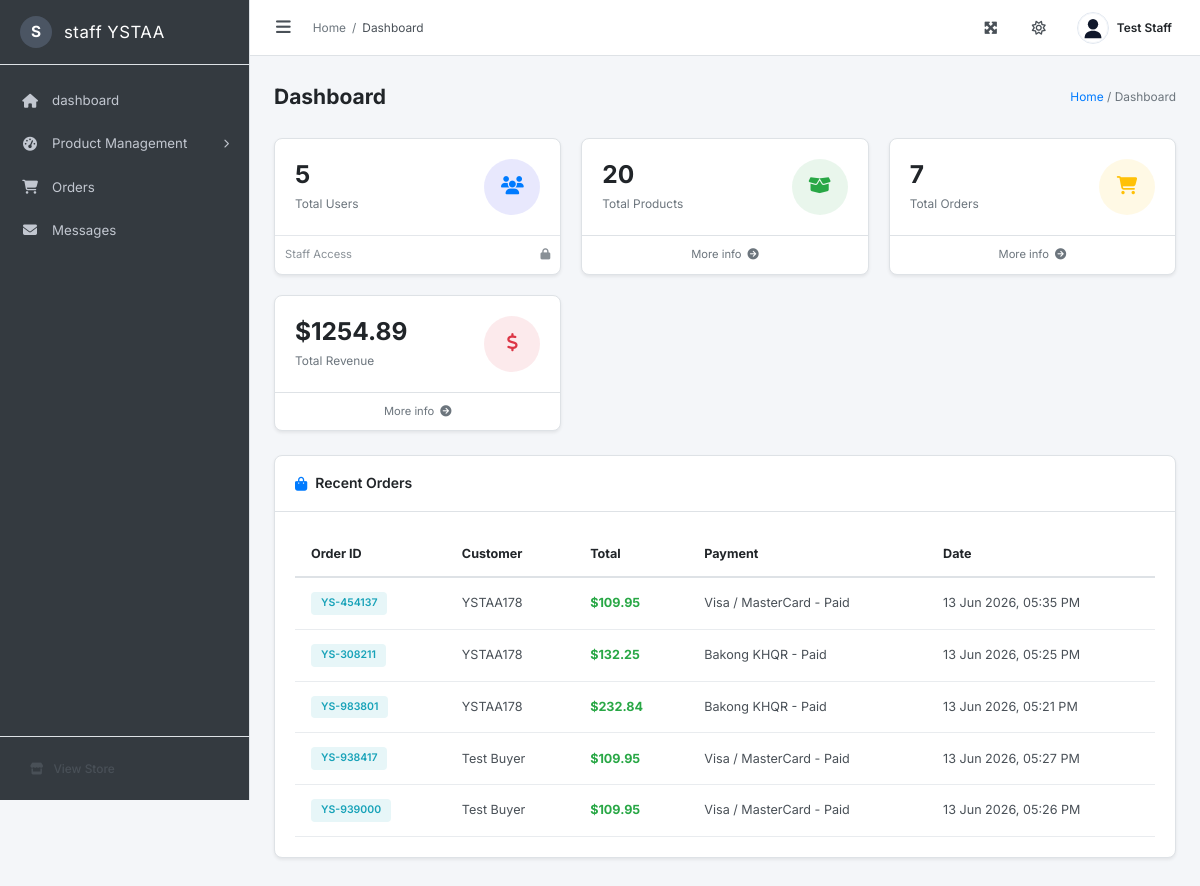
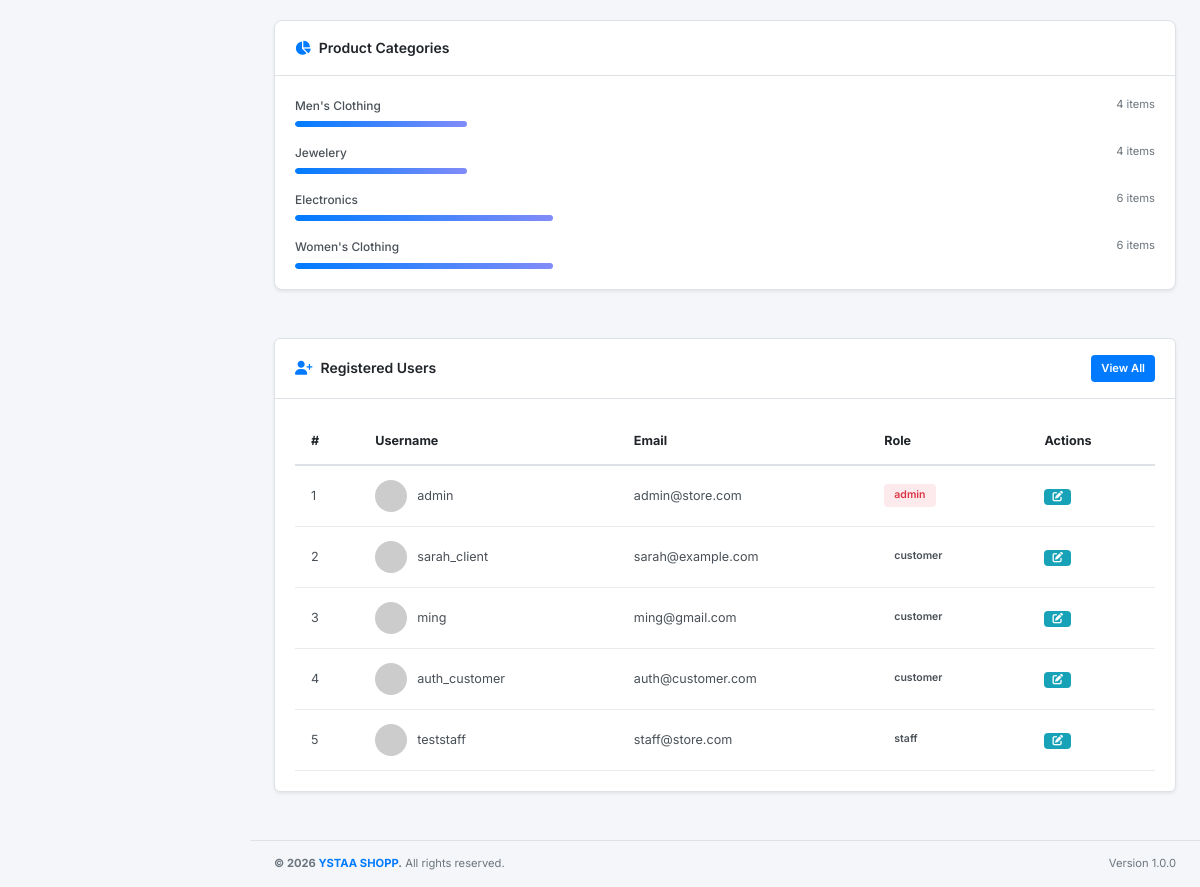
The app's page /admin/dashboard (signed in), older data (2 pictures, top to bottom).
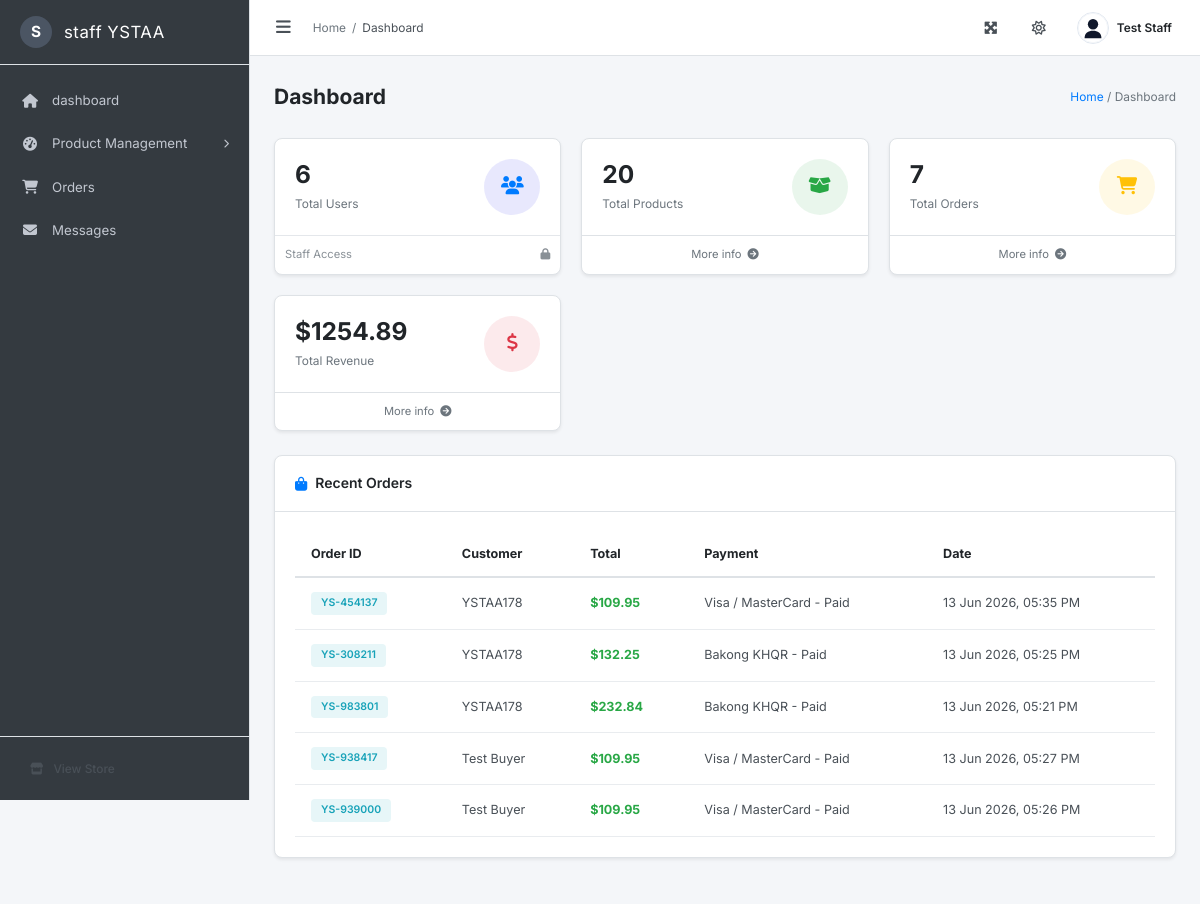
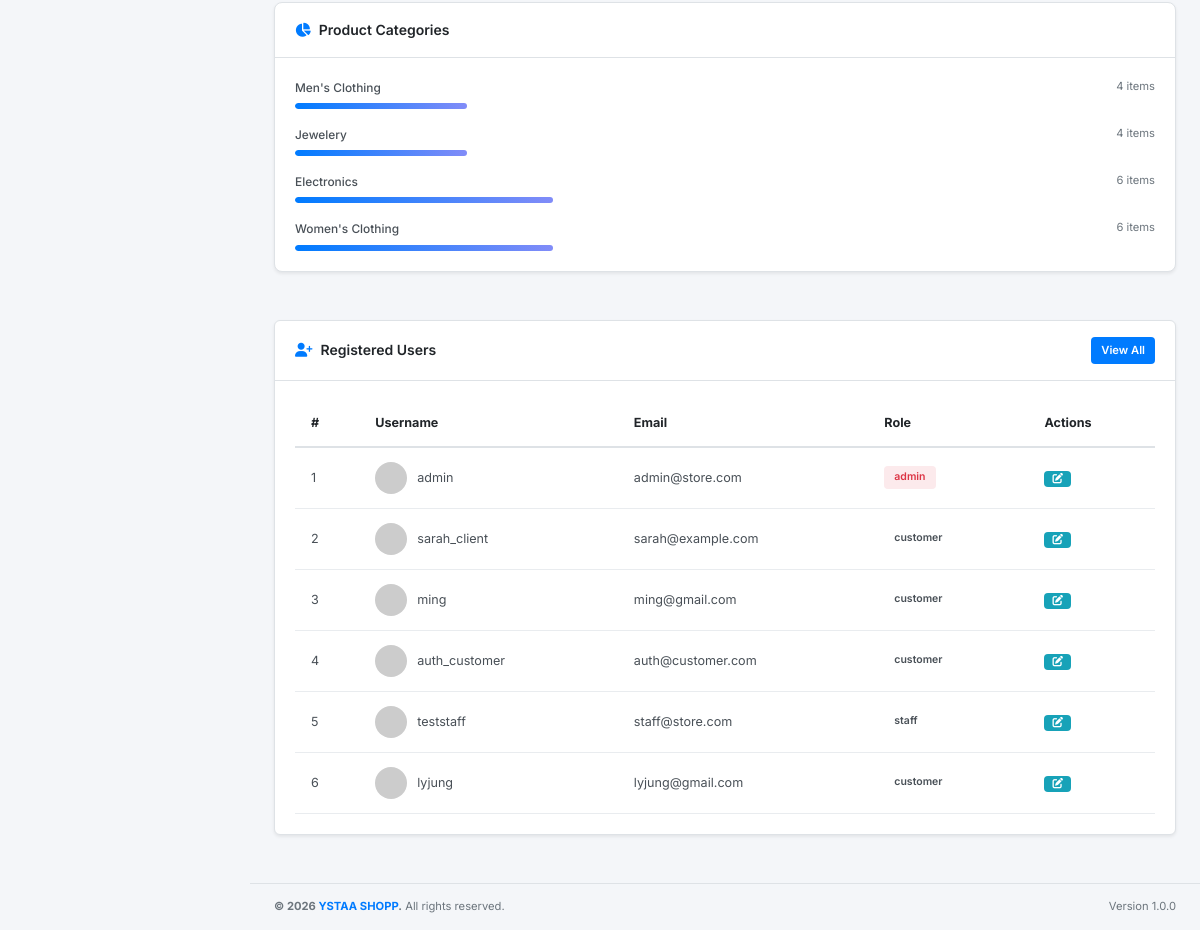
The same page, newer data (2 pictures, top to bottom).
### models/user.py (models this page shows, shortened)
class User(db.Model):
    __tablename__ = 'users'
    id = db.Column(db.Integer, primary_key=True)
    username = db.Column(db.String(80), unique=True, nullable=False)
    email = db.Column(db.String(120), unique=True, nullable=False)
    password = db.Column(db.String(255), nullable=False)
    phone_number = db.Column(db.String(20), nullable=True)
    role = db.Column(db.String(20), default='customer')
    name = db.Column(db.String(80), nullable=True)
    profile_image = db.Column(db.String(255), default='no-profile.png')
    create_at = db.Column(db.DateTime, default=datetime.utcnow)
    @property
    def image(self):
        return self.profile_image
    def to_dict(self):
        return {
            'id': self.id,
            'username': self.username,
            'email': self.email,
            'phone_number': self.phone_number,
            'role': self.role,
            'name': self.name,
            'image': self.profile_image or 'no-profile.png',
            'profile_image': self.profile_image or 'no-profile.png',
            'create_at': self.create_at.strftime("%d %b %Y, %I:%M %p") if self.create_at else ''
        }

### models/order.py (models this page shows)
class Order(db.Model):
    __tablename__ = 'orders'
    id = db.Column(db.Integer, primary_key=True)
    order_id = db.Column(db.String(50), unique=True, nullable=False)
    username = db.Column(db.String(80), nullable=True)
    buyer_name = db.Column(db.String(100), nullable=True)
    buyer_phone = db.Column(db.String(50), nullable=True)
    buyer_email = db.Column(db.String(120), nullable=True)
    buyer_address = db.Column(db.Text, nullable=True)
    order_notes = db.Column(db.Text, nullable=True)
    payment_method = db.Column(db.String(100), nullable=True)
    total_price = db.Column(db.Float, nullable=False, default=0.0)
    items_json = db.Column(db.Text, nullable=True)
    timestamp = db.Column(db.String(50), nullable=True)
    def to_dict(self):
        items = []
        if self.items_json:
            try:
                items = json.loads(self.items_json)
            except Exception:
                items = []
        return {
            "order_id": self.order_id,
            "timestamp": self.timestamp or '',
            "payment_method": self.payment_method or 'Bakong KHQR - Paid',
            "total_price": self.total_price,
            "buyer_name": self.buyer_name or '',
            "buyer_phone": self.buyer_phone or '',
            "buyer_email": self.buyer_email or '',
            "buyer_address": self.buyer_address or '',
            "order_notes": self.order_notes or '',
            "items": items
        }

### models/product.py (models this page shows, shortened)
class Product(db.Model):
    __tablename__ = 'products'
    id = db.Column(db.Integer, primary_key=True, autoincrement=True)
    title = db.Column(db.String(255), nullable=False)
    price = db.Column(db.Float, nullable=False)
    description = db.Column(db.Text, nullable=True)
    category = db.Column(db.String(100), nullable=False)
    image = db.Column(db.String(500), nullable=True)
    rating_rate = db.Column(db.Float, default=4.0)
    rating_count = db.Column(db.Integer, default=0)

### admin/dashboard.py (the view)
@dashboard_bp.route('/')
@dashboard_bp.route('/dashboard')
@admin_required
def admin_dashboard():
    users = User.query.all()
    products = Product.query.all()
    orders = Order.query.all()
    total_revenue = sum((o.total_price or 0) for o in orders)
    categories = {}
    for p in products:
        cat = p.category or 'uncategorized'
        categories[cat] = categories.get(cat, 0) + 1
    recent_orders = [o.to_dict() for o in Order.query.order_by(Order.id.desc()).limit(5).all()]
    return render_template('admin/dashboard.html',
        total_users=len(users),
        total_products=len(products),
        total_orders=len(orders),
        total_revenue=round(total_revenue, 2),
        categories=categories,
        recent_orders=recent_orders,
        users={u.username: u.to_dict() for u in users}
    )

### templates/admin/dashboard.html (shortened to what this page needs)
{% extends "admin/layout.html" %}
{% block breadcrumb %}Dashboard{% endblock %}
{% block page_title %}Dashboard{% endblock %}
{% block page_breadcrumb %}Dashboard{% endblock %}
{% block content %}
<div class="stats-row">
    <div class="stat-card stat-card-primary">
        <div class="stat-card-body">
            <div class="stat-card-info">
                <span class="stat-card-value">{{ total_users }}</span>
                <span class="stat-card-label">Total Users</span>
            </div>
            <div class="stat-card-icon">
                <i class="fas fa-users"></i>
            </div>
        </div>
        {% if logged_in_user_role == 'staff' or session.get('user_role') == 'staff' %}
        <span class="stat-card-footer" style="cursor: default; opacity: 0.8; display: flex; align-items: center; justify-content: space-between;">
            Staff Access <i class="fas fa-lock"></i>
        </span>
        {% else %}
        <a href="{{ url_for('admin_users') }}" class="stat-card-footer">
            More info <i class="fas fa-arrow-circle-right"></i>
        </a>
        {% endif %}
    </div>
    <div class="stat-card stat-card-success">
        <div class="stat-card-body">
            <div class="stat-card-info">
                <span class="stat-card-value">{{ total_products }}</span>
                <span class="stat-card-label">Total Products</span>
            </div>
            <div class="stat-card-icon">
                <i class="fas fa-box-open"></i>
            </div>
        </div>
        <a href="{{ url_for('admin_products') }}" class="stat-card-footer">
            More info <i class="fas fa-arrow-circle-right"></i>
        </a>
    </div>
    <div class="stat-card stat-card-warning">
        <div class="stat-card-body">
            <div class="stat-card-info">
                <span class="stat-card-value">{{ total_orders }}</span>
                <span class="stat-card-label">Total Orders</span>
            </div>
            <div class="stat-card-icon">
                <i class="fas fa-shopping-cart"></i>
            </div>
        </div>
        <a href="{{ url_for('admin_orders') }}" class="stat-card-footer">
            More info <i class="fas fa-arrow-circle-right"></i>
        </a>
    </div>
    <div class="stat-card stat-card-danger">
        <div class="stat-card-body">
            <div class="stat-card-info">
                <span class="stat-card-value">${{ "%.2f"|format(total_revenue) }}</span>
                <span class="stat-card-label">Total Revenue</span>
            </div>
            <div class="stat-card-icon">
                <i class="fas fa-dollar-sign"></i>
            </div>
        </div>
        <a href="{{ url_for('admin_orders') }}" class="stat-card-footer">
            More info <i class="fas fa-arrow-circle-right"></i>
        </a>
    </div>
</div>
<div class="content-row">
    <div class="card card-lg">
        <div class="card-header">
            <h3 class="card-title"><i class="fas fa-shopping-bag"></i> Recent Orders</h3>
        </div>
        <div class="card-body">
            <div class="table-responsive">
                <table class="admin-table">
                    <thead>
                        <tr>
                            <th>Order ID</th>
                            <th>Customer</th>
                            <th>Total</th>
                            <th>Payment</th>
                            <th>Date</th>
                        </tr>
                    </thead>
                    <tbody>
                        {% for order in recent_orders %}
                        <tr>
                            <td><span class="badge badge-info">{{ order.order_id }}</span></td>
                            <td>{{ order.buyer_name }}</td>
                            <td class="text-success fw-bold">${{ "%.2f"|format(order.total_price) }}</td>
                            <td>{{ order.payment_method | default('N/A') }}</td>
                            <td>{{ order.timestamp }}</td>
                        </tr>
                        {% else %}
                        <tr>
                            <td colspan="5" class="text-center text-muted">No orders yet</td>
                        </tr>
                        {% endfor %}
                    </tbody>
                </table>
            </div>
        </div>
    </div>
    <div class="card card-sm">
        <div class="card-header">
            <h3 class="card-title"><i class="fas fa-chart-pie"></i> Product Categories</h3>
        </div>
        <div class="card-body">
            {% for category, count in categories.items() %}
            <div class="category-item">
                <div class="category-info">
                    <span class="category-name">{{ category | title }}</span>
                    <span class="category-count">{{ count }} items</span>
                </div>
                <div class="category-bar">
                    <div class="category-bar-fill" style="width: {{ (count / total_products * 100) if total_products > 0 else 0 }}%"></div>
                </div>
            </div>
            {% endfor %}
        </div>
    </div>
</div>
<div class="card">
    <div class="card-header">
        <h3 class="card-title"><i class="fas fa-user-plus"></i> Registered Users</h3>
        <a href="{{ url_for('admin_users') }}" class="btn btn-sm btn-primary">View All</a>
    </div>
    <div class="card-body">
        <div class="table-responsive">
            <table class="admin-table">
                <thead>
                    <tr>
                        <th>#</th>
                        <th>Username</th>
                        <th>Email</th>
                        <th>Role</th>
                        <th>Actions</th>
                    </tr>
                </thead>
                <tbody>
                    {% for username, info in users.items() %}
                    <tr>
                        <td>{{ loop.index }}</td>
                        <td>
                            <div class="user-cell">
                                <img src="https://ui-avatars.com/api/?name={{ username }}&background=6366f1&color=fff&size=32&font-size=0.5&bold=true" alt="" class="user-avatar-sm">
                                <span>{{ username }}</span>
                            </div>
                        </td>
                        <td>{{ info.email }}</td>
                        <td><span class="badge badge-{{ 'danger' if info.get('role') == 'admin' else 'secondary' }}">{{ info.get('role', 'customer') }}</span></td>
                        <td>
                            <a href="{{ url_for('admin_user.edit_user', user_id=info.id) }}" class="btn btn-xs btn-info"><i class="fas fa-edit"></i></a>
                        </td>
                    </tr>
                    {% endfor %}
                </tbody>
            </table>
        </div>
    </div>
</div>
{% endblock %}

### templates/admin/layout.html (shortened to what this page needs)
<!DOCTYPE html>
<html lang="en">
<head>
    <link rel="stylesheet" href="https://cdnjs.cloudflare.com/ajax/libs/font-awesome/6.5.0/css/all.min.css">
    <link rel="stylesheet" href="{{ url_for('static', filename='css/admin.css') }}">
</head>
<body>
    <aside class="sidebar" id="sidebar">
        <div class="sidebar-brand">
            <div class="sidebar-logo-circle">
                <span>{{ 'S' if (logged_in_user_role == 'staff' or session.get('user_role') == 'staff') else 'A' }}</span>
            </div>
            <span class="sidebar-brand-text">{{ 'staff YSTAA' if (logged_in_user_role == 'staff' or session.get('user_role') == 'staff') else 'admin YSTAA' }}</span>
        </div>
        <nav class="sidebar-nav">
            <ul class="sidebar-menu">
                <li class="sidebar-menu-item {% if request.endpoint == 'admin_dashboard' %}active{% endif %}">
                    <a href="{{ url_for('admin_dashboard') }}" class="sidebar-menu-link">
                        <i class="fas fa-home"></i>
                        <span>dashboard</span>
                    </a>
                </li>
                <li class="sidebar-menu-item has-submenu {% if request.endpoint in ['admin_products', 'admin_add_product', 'admin_edit_product', 'admin_categories'] %}active open{% endif %}">
                    <a href="#" class="sidebar-menu-link submenu-toggle">
                        <i class="fas fa-tachometer-alt"></i>
                        <span>Product Management</span>
                        <i class="fas fa-chevron-right submenu-arrow"></i>
                    </a>
                </li>
                <li class="sidebar-menu-item {% if request.endpoint == 'admin_orders' %}active{% endif %}">
                    <a href="{{ url_for('admin_orders') }}" class="sidebar-menu-link">
                        <i class="fas fa-shopping-cart"></i>
                        <span>Orders</span>
                    </a>
                </li>
                <li class="sidebar-menu-item {% if request.endpoint == 'admin_contacts' %}active{% endif %}">
                    <a href="{{ url_for('admin_contacts') }}" class="sidebar-menu-link">
                        <i class="fas fa-envelope"></i>
                        <span>Messages</span>
                    </a>
                </li>
            </ul>
        </nav>
        <div class="sidebar-footer">
            <a href="{{ url_for('home') }}" class="sidebar-footer-link">
                <i class="fas fa-store"></i>
                <span>View Store</span>
            </a>
        </div>
    </aside>
    <div class="main-wrapper" id="main-wrapper">
        <header class="topbar">
            <div class="topbar-left">
                <button class="sidebar-toggle" id="sidebar-toggle">
                    <i class="fas fa-bars"></i>
                </button>
                <div class="breadcrumb-nav">
                    <span class="breadcrumb-item"><a href="{{ url_for('admin_dashboard') }}">Home</a></span>
                    <span class="breadcrumb-sep">/</span>
                    <span class="breadcrumb-item active">{% block breadcrumb %}Dashboard{% endblock %}</span>
                </div>
            </div>
            <div class="topbar-right">
                <div class="topbar-icon" title="Fullscreen" id="fullscreen-btn">
                    <i class="fas fa-expand-arrows-alt"></i>
                </div>
                <div class="topbar-icon" title="Theme">
                    <i class="far fa-sun"></i>
                </div>
                <div class="topbar-user-menu" id="user-menu-toggle">
                    {% if logged_in_user_pic and 'no-profile' not in logged_in_user_pic %}
                    <img src="{{ logged_in_user_pic }}" alt="Avatar" class="topbar-avatar" onerror="this.onerror=null; this.src='/static/img/default-avatar.svg';">
                    {% else %}
                    <img src="{{ url_for('static', filename='img/default-avatar.svg') }}" alt="Avatar" class="topbar-avatar" style="background: #ffffff; border: 1px solid #e2e8f0;">
                    {% endif %}
                    <span class="topbar-username">{{ logged_in_user_display_name if logged_in_user_display_name else 'Alexander Pierce' }}</span>
                </div>
            </div>
        </header>
        <div class="content-area">
            <div class="page-header">
                <div class="page-title-container">
                    <h1 class="page-title">{% block page_title %}Dashboard{% endblock %}</h1>
                </div>
                <div class="page-breadcrumb">
                    <a href="{{ url_for('admin_dashboard') }}">Home</a> /
                    <span>{% block page_breadcrumb %}Dashboard{% endblock %}</span>
                </div>
            </div>
            {% block content %}{% endblock %}
        </div>
        <footer class="admin-footer">
            <div class="footer-left">
                <strong>&copy; 2026 <a href="{{ url_for('home') }}">YSTAA SHOPP</a>.</strong> All rights reserved.
            </div>
            <div class="footer-right">
                <span>Version 1.0.0</span>
            </div>
        </footer>
    </div>
</body>
</html>

Row changes from the older to the newer data that the page shows:
added User: username "lyjung", email "lyjung@gmail.com", get "customer"
Text that changed along with them:
{{ total_users }}: "5" → "6"
